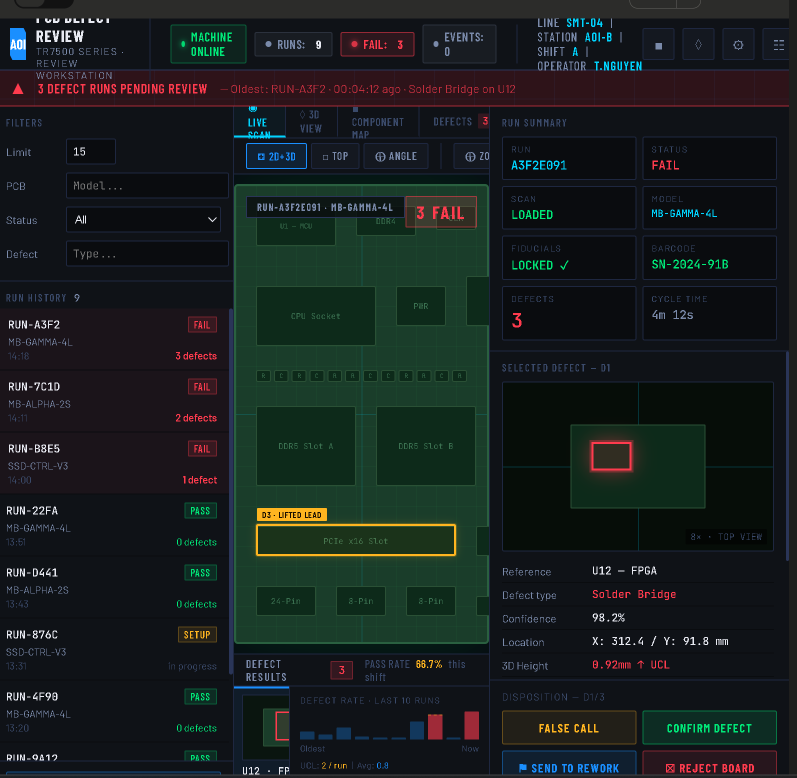
#> input picture docs/UI_design/image.png, 1593 x 1556 px, found by its file name (shown at 1/2 size)
$ python self_test.py
#> lines starting #> are read from the running program, lines starting #| are printed output that depends on the picture
### ml/pipeline/preprocess.py
"""
Preprocessing helpers for AOI PCB images.

YOLOv8 performs its own preprocessing internally during training and normal
prediction calls. These functions exist for reproducible notebook exploration,
offline analysis, and smoke tests.
"""
from __future__ import annotations

import random
from pathlib import Path
from typing import Literal

import cv2
import numpy as np


def load_image(path: str | Path) -> np.ndarray:
    """Load an image from disk as a BGR uint8 array."""
    image_path = Path(path)
    if not image_path.exists():
        raise FileNotFoundError(f"Image not found: {image_path}")

    image = cv2.imread(str(image_path))
    if image is None:
        raise ValueError(f"OpenCV could not decode image: {image_path}")
    return image


def resize_letterbox(
    image: np.ndarray,
    target: int = 640,
    pad_value: int = 114,
) -> tuple[np.ndarray, float, tuple[int, int]]:
    """Resize without distortion and pad to a square canvas."""
    if target < 1:
        raise ValueError("target must be >= 1")
    height, width = image.shape[:2]
    if height < 1 or width < 1:
        raise ValueError("image must have positive height and width")

    scale = min(target / height, target / width)
    new_width = max(1, int(round(width * scale)))
    new_height = max(1, int(round(height * scale)))

    resized = cv2.resize(image, (new_width, new_height), interpolation=cv2.INTER_LINEAR)
    pad_w = (target - new_width) // 2
    pad_h = (target - new_height) // 2

    if image.ndim == 2:
        canvas = np.full((target, target), pad_value, dtype=np.uint8)
        canvas[pad_h : pad_h + new_height, pad_w : pad_w + new_width] = resized
    else:
        channels = image.shape[2]
        canvas = np.full((target, target, channels), pad_value, dtype=np.uint8)
        canvas[pad_h : pad_h + new_height, pad_w : pad_w + new_width] = resized

    return canvas, scale, (pad_w, pad_h)


def to_greyscale(image: np.ndarray) -> np.ndarray:
    """Convert a BGR image to single-channel greyscale."""
    if image.ndim == 2:
        return image
    return cv2.cvtColor(image, cv2.COLOR_BGR2GRAY)


def greyscale_to_rgb(grey: np.ndarray) -> np.ndarray:
    """Convert a single-channel greyscale image back to 3 channels."""
    return cv2.cvtColor(grey, cv2.COLOR_GRAY2BGR)


def normalise(image: np.ndarray) -> np.ndarray:
    """Map uint8 pixels from [0,255] to float32 [0,1]."""
    if image.dtype != np.uint8:
        raise TypeError(f"Expected uint8 input, got {image.dtype}")
    return image.astype(np.float32) / 255.0


def denormalise(image: np.ndarray) -> np.ndarray:
    """Map float image values in [0,1] back to uint8."""
    return (np.clip(image, 0.0, 1.0) * 255).astype(np.uint8)


def channel_stats(image: np.ndarray) -> dict[str, float]:
    """Compute per-channel mean and std for a normalised image."""
    if image.dtype != np.float32:
        raise TypeError("Pass a normalised float32 image")

    stats: dict[str, float] = {}
    channel_names = ("B", "G", "R") if image.ndim == 3 else ("L",)
    for index, name in enumerate(channel_names):
        channel = image[:, :, index] if image.ndim == 3 else image
        stats[f"{name}_mean"] = float(np.mean(channel))
        stats[f"{name}_std"] = float(np.std(channel))
    return stats


def augment_flip(image: np.ndarray, direction: Literal["h", "v", "both"] = "h") -> np.ndarray:
    """Flip an image horizontally, vertically, or both."""
    codes = {"h": 1, "v": 0, "both": -1}
    return cv2.flip(image, codes[direction])


def augment_rotate(image: np.ndarray, angle: float = 90.0) -> np.ndarray:
    """Rotate around the centre, keep content, and resize back to input size."""
    height, width = image.shape[:2]
    matrix = cv2.getRotationMatrix2D((width / 2, height / 2), angle, 1.0)
    cos = abs(matrix[0, 0])
    sin = abs(matrix[0, 1])
    new_width = int(height * sin + width * cos)
    new_height = int(height * cos + width * sin)
    matrix[0, 2] += (new_width / 2) - width / 2
    matrix[1, 2] += (new_height / 2) - height / 2

    rotated = cv2.warpAffine(
        image,
        matrix,
        (new_width, new_height),
        borderValue=(114, 114, 114),
    )
    return cv2.resize(rotated, (width, height), interpolation=cv2.INTER_LINEAR)


def augment_brightness(image: np.ndarray, factor: float = 1.2) -> np.ndarray:
    """Change brightness by scaling the V channel in HSV space."""
    hsv = cv2.cvtColor(image, cv2.COLOR_BGR2HSV).astype(np.float32)
    hsv[:, :, 2] = np.clip(hsv[:, :, 2] * factor, 0, 255)
    return cv2.cvtColor(hsv.astype(np.uint8), cv2.COLOR_HSV2BGR)


def random_augment(image: np.ndarray, seed: int | None = None) -> np.ndarray:
    """Apply a deterministic random augmentation sequence when ``seed`` is set."""
    rng = random.Random(seed)
    augmented = image.copy()
    if rng.random() > 0.5:
        augmented = augment_flip(augmented, rng.choice(["h", "v"]))
    if rng.random() > 0.5:
        augmented = augment_rotate(augmented, rng.choice([90.0, 180.0, 270.0]))
    if rng.random() > 0.3:
        augmented = augment_brightness(augmented, rng.uniform(0.7, 1.4))
    return augmented


def preprocess_for_display(path: str | Path, target: int = 640) -> dict[str, object]:
    """Return intermediate preprocessing stages for notebook inspection."""
    original = load_image(path)
    resized, scale, padding = resize_letterbox(original, target)
    greyscale = to_greyscale(resized)
    normalised = normalise(resized)
    return {
        "original": original,
        "resized": resized,
        "greyscale": greyscale,
        "normalised": normalised,
        "scale": scale,
        "padding": padding,
    }


def preprocess_for_inference(path: str | Path, target: int = 640) -> np.ndarray:
    """Prepare an RGB float32 image for custom inference loops."""
    image = load_image(path)
    resized, _, _ = resize_letterbox(image, target)
    rgb = cv2.cvtColor(resized, cv2.COLOR_BGR2RGB)
    return normalise(rgb)

### ml/pipeline/dataset.py
"""
Dataset utilities for component/solder AOI training.

The downloader is intentionally generic: this repo no longer hardcodes a
trace-defect dataset. Configure a Roboflow project that matches the supported
AOI classes, then export in YOLOv8 format into ``ml/data/component_solder``.
"""
from __future__ import annotations

import os
from collections import Counter
from pathlib import Path

DATA_DIR = Path(__file__).resolve().parent.parent / "data"
DATASET_DIR = DATA_DIR / "component_solder"
EXPECTED_SPLITS = ("train", "valid", "test")
SUPPORTED_EXPORT_FORMAT = "yolov8"

AOI_DEFECT_CLASSES = [
    "missing_component",
    "misalignment",
    "reversed_polarity",
    "bent_lead",
    "lifted_lead",
    "insufficient_solder",
    "solder_bridge",
    "solder_ball",
]

ROBOFLOW_ENV_VARS = {
    "api_key": "ROBOFLOW_API_KEY",
    "workspace": "AOI_DATASET_WORKSPACE",
    "project": "AOI_DATASET_PROJECT",
    "version": "AOI_DATASET_VERSION",
}


def _env(name: str, fallback: str | None = None) -> str | None:
    value = os.environ.get(name, fallback)
    return value.strip() if isinstance(value, str) else value


# [100 lines left out: functions _resolve_download_config, download, _split_image_files, _count_class_distribution, not called in this run]


def verify(dataset_root: Path | None = None) -> dict[str, int]:
    """
    Count images and labels per split.

    Returns a ``{split: image_count}`` dict and prints a short summary.
    Missing datasets are handled gracefully.
    """
    root = dataset_root or DATASET_DIR
    counts: dict[str, int] = {}

    for split in EXPECTED_SPLITS:
        image_dir = root / split / "images"
        label_dir = root / split / "labels"

        if not image_dir.exists():
            print(f"  [WARN] Missing split: {split}/images")
            counts[split] = 0
            continue

        images = _split_image_files(image_dir)
        labels = sorted(label_dir.glob("*.txt")) if label_dir.exists() else []
        counts[split] = len(images)
        print(f"  {split}: {len(images)} images, {len(labels)} labels")

    total = sum(counts.values())
    if total > 0:
        distribution = _count_class_distribution(root)
        if distribution:
            print("  class distribution:")
            for class_name, instance_count in distribution.most_common():
                print(f"    {class_name}: {instance_count}")

    return counts


# [45 lines left out: functions get_data_yaml_path, load_class_names, validate_supported_classes, not called in this run]


# [12 lines that do not run on import are left out]

### ml/pipeline/self_test.py
"""Self-contained smoke tests for the AOI ML pipeline."""
from __future__ import annotations

import sys
import tempfile
from pathlib import Path

import cv2
import numpy as np

REPO_ROOT = Path(__file__).resolve().parents[2]
if str(REPO_ROOT) not in sys.path:
    sys.path.insert(0, str(REPO_ROOT))


def _make_dummy_pcb_image(height: int = 480, width: int = 640) -> np.ndarray:
    image = np.full((height, width, 3), 30, dtype=np.uint8)
    image[:, :] = (30, 80, 30)
    for row in range(5):
        for col in range(8):
            x, y = 60 + col * 75, 60 + row * 80
            cv2.rectangle(image, (x, y), (x + 20, y + 12), (200, 200, 200), -1)
    for cx, cy in [(30, 30), (width - 30, 30), (30, height - 30)]:
        cv2.circle(image, (cx, cy), 10, (30, 165, 210), -1)
    return image


def test_load_image() -> None:
    with tempfile.NamedTemporaryFile(suffix=".png", delete=False) as tmp_file:
        tmp_path = Path(tmp_file.name)
    cv2.imwrite(str(tmp_path), _make_dummy_pcb_image())

    from ml.pipeline.preprocess import load_image

    image = load_image(tmp_path)
    assert image.shape == (480, 640, 3)
    assert image.dtype == np.uint8
    tmp_path.unlink()
    print("  PASS  load_image")


def test_load_image_missing() -> None:
    from ml.pipeline.preprocess import load_image

    try:
        load_image("/nonexistent/path/image.png")
        raise AssertionError("Expected FileNotFoundError")
    except FileNotFoundError:
        pass
    print("  PASS  load_image (missing file)")


def test_resize_letterbox() -> None:
    from ml.pipeline.preprocess import resize_letterbox

    image = _make_dummy_pcb_image(480, 640)
    resized, scale, (pad_w, pad_h) = resize_letterbox(image, target=640)
    assert resized.shape == (640, 640, 3)
    assert resized.dtype == np.uint8
    assert 0.0 < scale <= 1.0
    assert pad_w >= 0 and pad_h >= 0
    print("  PASS  resize_letterbox")


def test_resize_square_input() -> None:
    from ml.pipeline.preprocess import resize_letterbox

    image = _make_dummy_pcb_image(640, 640)
    resized, scale, _ = resize_letterbox(image, 640)
    assert resized.shape == (640, 640, 3)
    assert scale == 1.0
    print("  PASS  resize_letterbox (square input)")


def test_greyscale() -> None:
    from ml.pipeline.preprocess import to_greyscale

    image = _make_dummy_pcb_image()
    grey = to_greyscale(image)
    assert grey.ndim == 2
    assert grey.dtype == np.uint8
    assert to_greyscale(grey).shape == grey.shape
    print("  PASS  to_greyscale")


def test_normalise() -> None:
    from ml.pipeline.preprocess import channel_stats, denormalise, normalise

    image = _make_dummy_pcb_image()
    normalised = normalise(image)
    assert normalised.dtype == np.float32
    assert normalised.min() >= 0.0 and normalised.max() <= 1.0

    round_trip = denormalise(normalised)
    assert round_trip.dtype == np.uint8
    assert np.max(np.abs(round_trip.astype(int) - image.astype(int))) <= 1

    stats = channel_stats(normalised)
    for key in ("B_mean", "G_mean", "R_mean", "B_std", "G_std", "R_std"):
        assert key in stats
        assert 0.0 <= stats[key] <= 1.0
    print("  PASS  normalise / denormalise / channel_stats")


def test_normalise_wrong_dtype() -> None:
    from ml.pipeline.preprocess import normalise

    bad = np.zeros((10, 10, 3), dtype=np.float32)
    try:
        normalise(bad)
        raise AssertionError("Expected TypeError")
    except TypeError:
        pass
    print("  PASS  normalise (wrong dtype guard)")


def test_augmentations() -> None:
    from ml.pipeline.preprocess import augment_brightness, augment_flip, augment_rotate, random_augment

    image = _make_dummy_pcb_image()
    assert augment_flip(image, "h").shape == image.shape
    assert augment_flip(image, "v").shape == image.shape
    assert augment_rotate(image, 90.0).shape == image.shape
    bright = augment_brightness(image, 1.3)
    assert bright.shape == image.shape
    assert bright.dtype == np.uint8
    assert random_augment(image, seed=42).shape == image.shape
    print("  PASS  augmentations")


def test_preprocess_for_display() -> None:
    with tempfile.NamedTemporaryFile(suffix=".png", delete=False) as tmp_file:
        tmp_path = Path(tmp_file.name)
    cv2.imwrite(str(tmp_path), _make_dummy_pcb_image())

    from ml.pipeline.preprocess import preprocess_for_display

    result = preprocess_for_display(tmp_path)
    assert result["resized"].shape == (640, 640, 3)
    assert result["greyscale"].ndim == 2
    assert result["normalised"].dtype == np.float32
    tmp_path.unlink()
    print("  PASS  preprocess_for_display")


def test_preprocess_for_inference() -> None:
    with tempfile.NamedTemporaryFile(suffix=".png", delete=False) as tmp_file:
        tmp_path = Path(tmp_file.name)
    cv2.imwrite(str(tmp_path), _make_dummy_pcb_image())

    from ml.pipeline.preprocess import preprocess_for_inference

    result = preprocess_for_inference(tmp_path)
    assert result.shape == (640, 640, 3)
    assert result.dtype == np.float32
    assert result.max() <= 1.0
    tmp_path.unlink()
    print("  PASS  preprocess_for_inference")


def test_dataset_verify_missing() -> None:
    from ml.pipeline.dataset import verify

    counts = verify(Path("/nonexistent/dataset/path"))
    assert all(value == 0 for value in counts.values())
    print("  PASS  dataset.verify (missing path)")


def run_all() -> None:
    tests = [
        test_load_image,
        test_load_image_missing,
        test_resize_letterbox,
        test_resize_square_input,
        test_greyscale,
        test_normalise,
        test_normalise_wrong_dtype,
        test_augmentations,
        test_preprocess_for_display,
        test_preprocess_for_inference,
        test_dataset_verify_missing,
    ]

    passed = 0
    failed = 0
    print("\n-- ML Pipeline Self-Tests --")
    for test_fn in tests:
        try:
            test_fn()
            passed += 1
        except Exception as exc:
            print(f"  FAIL  {test_fn.__name__}: {exc}")
            failed += 1
#> this loop made 11 passes
#> failed on pass 2: 1
#> pass 1, in test_load_image, `cv2.imwrite(str(tmp_path), _make_dummy_pcb_image())`:
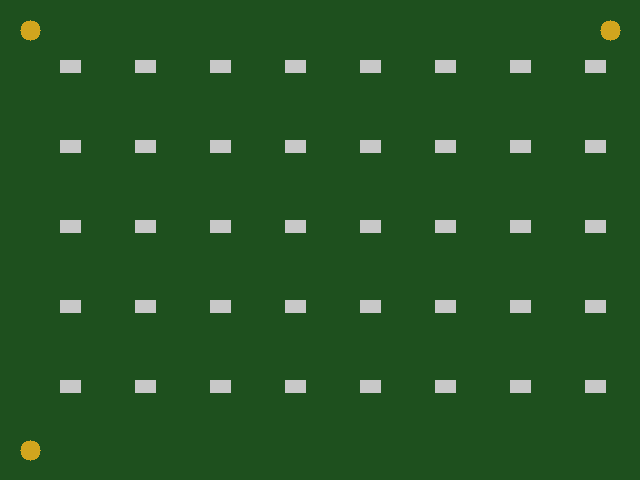
#> saved as tmpxrm1roku.png: shape (480, 640, 3); mean B, G, R 36, 84.5, 36.6
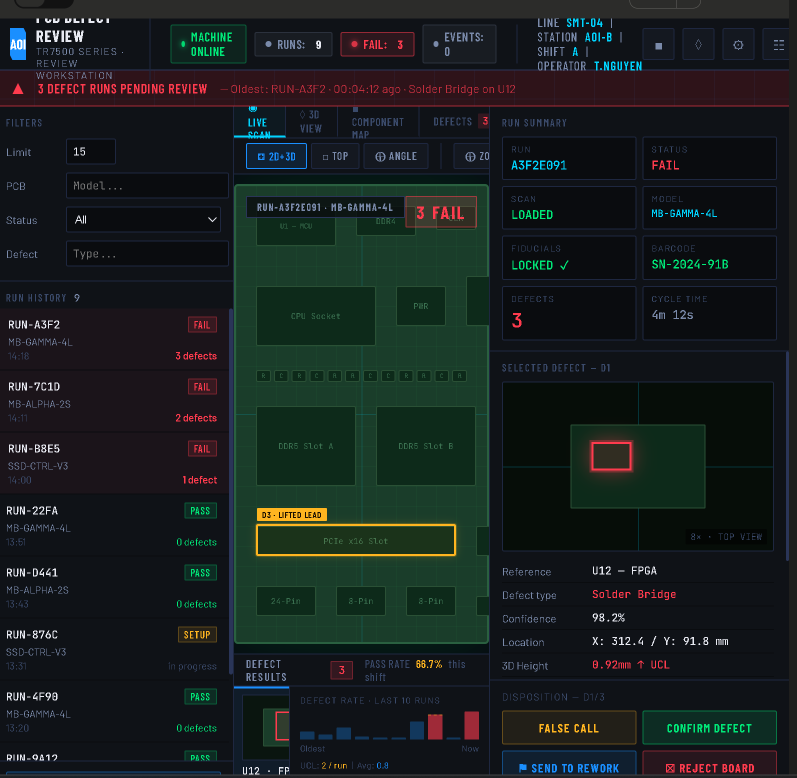
#> input picture docs/UI_design/image.png, 1593 x 1556 px, found by its file name (shown at 1/2 size)
#> after the loop, failed = 1; passed = 10

    print(f"\n  {passed} passed, {failed} failed")
#|   10 passed, 1 failed
    if failed > 0:
#> (the run stopped early here; a loop or call above may not have finished)
